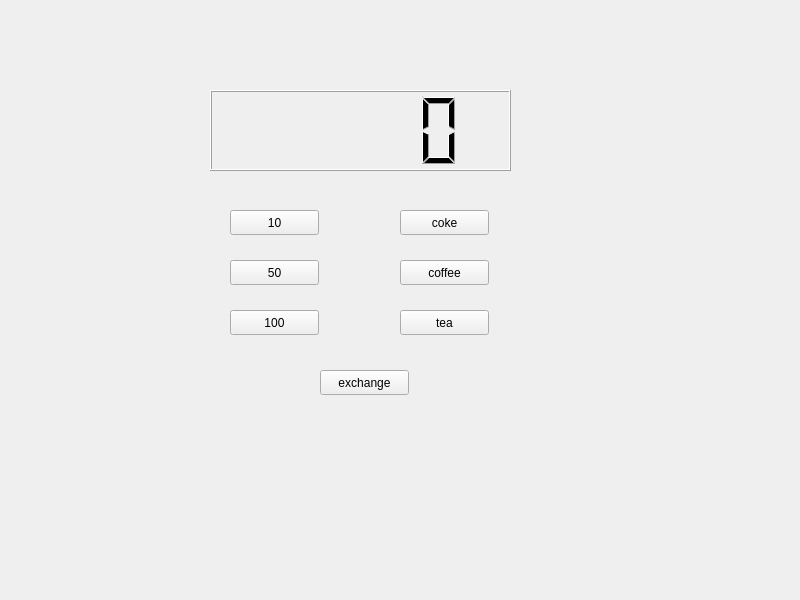
<?xml version="1.0" encoding="UTF-8"?>
<ui version="4.0">
 <class>Widget</class>
 <widget class="QWidget" name="Widget">
  <property name="geometry">
   <rect>
    <x>0</x>
    <y>0</y>
    <width>800</width>
    <height>600</height>
   </rect>
  </property>
  <property name="windowTitle">
   <string>Widget</string>
  </property>
  <widget class="QLCDNumber" name="lcdNumber">
   <property name="geometry">
    <rect>
     <x>210</x>
     <y>90</y>
     <width>301</width>
     <height>81</height>
    </rect>
   </property>
  </widget>
  <widget class="QPushButton" name="ten">
   <property name="geometry">
    <rect>
     <x>230</x>
     <y>210</y>
     <width>89</width>
     <height>25</height>
    </rect>
   </property>
   <property name="text">
    <string>10</string>
   </property>
  </widget>
  <widget class="QPushButton" name="fifty">
   <property name="geometry">
    <rect>
     <x>230</x>
     <y>260</y>
     <width>89</width>
     <height>25</height>
    </rect>
   </property>
   <property name="text">
    <string>50</string>
   </property>
  </widget>
  <widget class="QPushButton" name="hundred">
   <property name="geometry">
    <rect>
     <x>230</x>
     <y>310</y>
     <width>89</width>
     <height>25</height>
    </rect>
   </property>
   <property name="text">
    <string>100</string>
   </property>
  </widget>
  <widget class="QPushButton" name="coke">
   <property name="geometry">
    <rect>
     <x>400</x>
     <y>210</y>
     <width>89</width>
     <height>25</height>
    </rect>
   </property>
   <property name="text">
    <string>coke</string>
   </property>
  </widget>
  <widget class="QPushButton" name="coffee">
   <property name="geometry">
    <rect>
     <x>400</x>
     <y>260</y>
     <width>89</width>
     <height>25</height>
    </rect>
   </property>
   <property name="text">
    <string>coffee</string>
   </property>
  </widget>
  <widget class="QPushButton" name="tea">
   <property name="geometry">
    <rect>
     <x>400</x>
     <y>310</y>
     <width>89</width>
     <height>25</height>
    </rect>
   </property>
   <property name="text">
    <string>tea</string>
   </property>
  </widget>
  <widget class="QPushButton" name="exchange">
   <property name="geometry">
    <rect>
     <x>320</x>
     <y>370</y>
     <width>89</width>
     <height>25</height>
    </rect>
   </property>
   <property name="text">
    <string>exchange</string>
   </property>
  </widget>
 </widget>
 <resources/>
 <connections/>
</ui>
